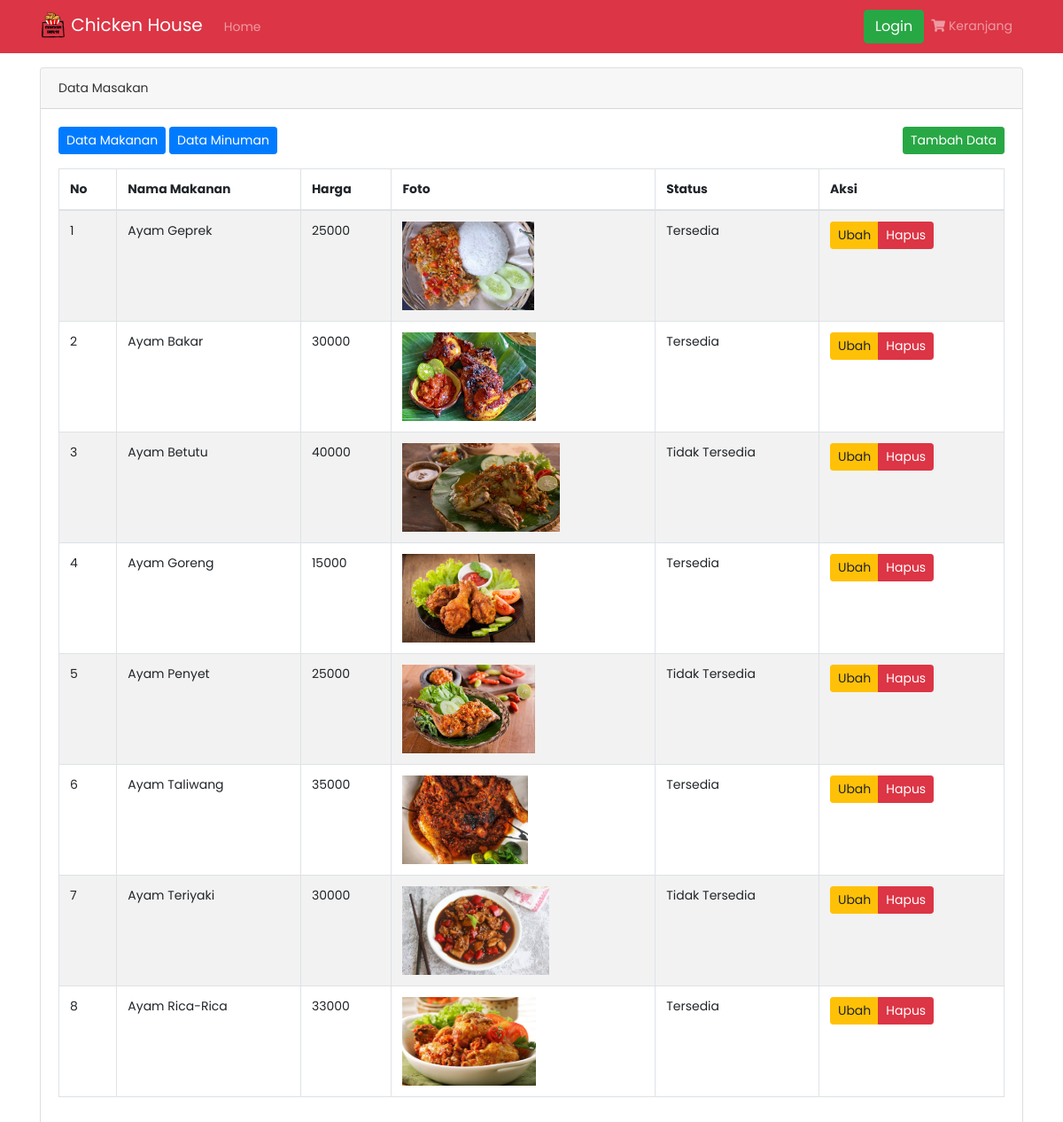
Page /dashboard/index.php?makanan on the committed database.
### tables this page shows
CREATE TABLE `tb_masakan` (
  `id_masakan` int(11) NOT NULL,
  `kategori_masakan` varchar(128) NOT NULL,
  `nama_masakan` varchar(128) NOT NULL,
  `harga_masakan` int(128) NOT NULL,
  `foto` varchar(255) NOT NULL,
  `status_masakan` int(1) NOT NULL
);

### dashboard/admin/data_makanan.php (the view, shortened to what this page needs)
<div class="container mt-3">
	<div class="card">
		<div class="card-header">
			Data Masakan
		</div>
		<div class="card-body">
			<a href="index.php?makanan"><button class="btn btn-primary btn-sm mb-3">Data Makanan</button></a>
			<a href="index.php?minuman"><button class="btn btn-primary btn-sm mb-3">Data Minuman</button></a>
			<a href="index.php?tambah_makanan"><button class="btn btn-success btn-sm mb-3 float-right">Tambah
					Data</button></a>
			<table class="table table-bordered table-hover table-striped" id="tabel">
				<thead>
					<tr>
						<th>No</th>
						<th>Nama Makanan</th>
						<th>Harga</th>
						<th>Foto</th>
						<th>Status</th>
						<th>Aksi</th>
					</tr>
				</thead>
				<tbody>
					<?php
					$i = 1;
					$sql = mysqli_query($kon, "SELECT * FROM tb_masakan WHERE kategori_masakan='Makanan'");
					while ($data = mysqli_fetch_array($sql)): ?>
						<tr>
							<td>
								<?= $i++; ?>
							</td>
							<td>
								<?= $data['nama_masakan'] ?>
							</td>
							<td>
								<?= $data['harga_masakan'] ?>
							</td>
							<td><img src="assets/image/makanan/<?= $data['foto'] ?>" alt="makanan" height="100"></td>
							<?php
							if ($data['status_masakan'] == 1) {
								$status = "Tersedia";
							} else {
								$status = "Tidak Tersedia";
							}
							?>
							<td>
								<?= $status; ?>
							</td>
							<td>
								<div class="btn-group">
									<a href="index.php?ubah_makanan=<?= $data['id_masakan'] ?>"
										class="btn btn-sm btn-warning">Ubah</a>
									<a href="fungsi/hapusMakanan.php?id_masakan=<?= $data['id_masakan']; ?>"
										class="btn btn-danger btn-sm">Hapus</a>
								</div>
							</td>
						</tr>
					<?php endwhile; ?>
				</tbody>
			</table>
		</div>
	</div>
</div>

### dashboard/assets/css/custom.css (style rules this page uses)
body { font-size: .875rem; font-family: 'Poppins', sans-serif; background-color: #fff; color: #333; }

### rows in the picture
tb_masakan: nama_masakan "Ayam Geprek", harga_masakan "25000", foto (picture), status_masakan "Tersedia"
tb_masakan: nama_masakan "Ayam Bakar", harga_masakan "30000", foto (picture), status_masakan "Tersedia"
tb_masakan: nama_masakan "Ayam Betutu", harga_masakan "40000", foto (picture), status_masakan "Tidak Tersedia"
tb_masakan: nama_masakan "Ayam Goreng", harga_masakan "15000", foto (picture), status_masakan "Tersedia"
tb_masakan: nama_masakan "Ayam Penyet", harga_masakan "25000", foto (picture), status_masakan "Tidak Tersedia"
tb_masakan: nama_masakan "Ayam Taliwang", harga_masakan "35000", foto (picture), status_masakan "Tersedia"
tb_masakan: nama_masakan "Ayam Teriyaki", harga_masakan "30000", foto (picture), status_masakan "Tidak Tersedia"
tb_masakan: nama_masakan "Ayam Rica-Rica", harga_masakan "33000", foto (picture), status_masakan "Tersedia"
